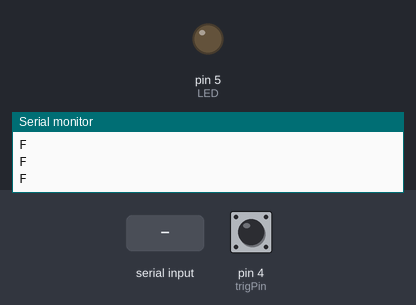
Simulated run of this sketch. Board: Arduino Uno, built with avr-gcc and run on an emulated ATmega328P. Parts: output pins drawn as LEDs (lit = HIGH), the last lines printed to the serial monitor. The inputs (shaded band) are chosen by the test bench; at power-on: pin 4 (trigPin) HIGH.

Above: at 1.2 s.
1.3 s: "R\n" received over Serial
At 3.3 s:
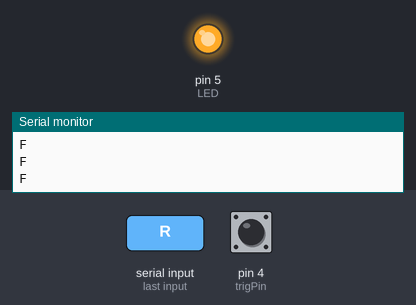
Timing chart, 0 to 8.5 s (numbered marks = the images above; inputs shaded):
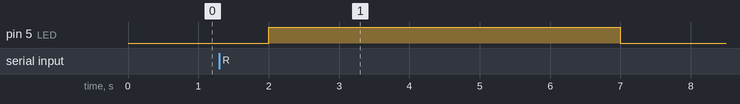

Measured:
- after the input at 1.3 s, pin 5 (LED): LOW → HIGH after 0.70 s, → LOW 5.0 s later

The sketch:

Serial_test.ino
```cpp
const int trigPin = 4;     //btn
const int LED = 5;


void setup() {
  Serial.begin(9600);
  pinMode(trigPin, INPUT_PULLUP);
  pinMode(LED, OUTPUT);
}

void loop() {
  int trig = digitalRead(trigPin);
  String RV = "";
  if(Serial.available()){
    RV = Serial.readStringUntil('\n');
  }
  if (trig == HIGH) {
    Serial.println("F");
    //솔레노이드 액추에이터
    delay(400);
  }
  if(RV == "R"){
    //Serial.println("Reloading");
    digitalWrite(LED,HIGH);
    delay(5000);
    digitalWrite(LED, LOW);
  }
}
```
